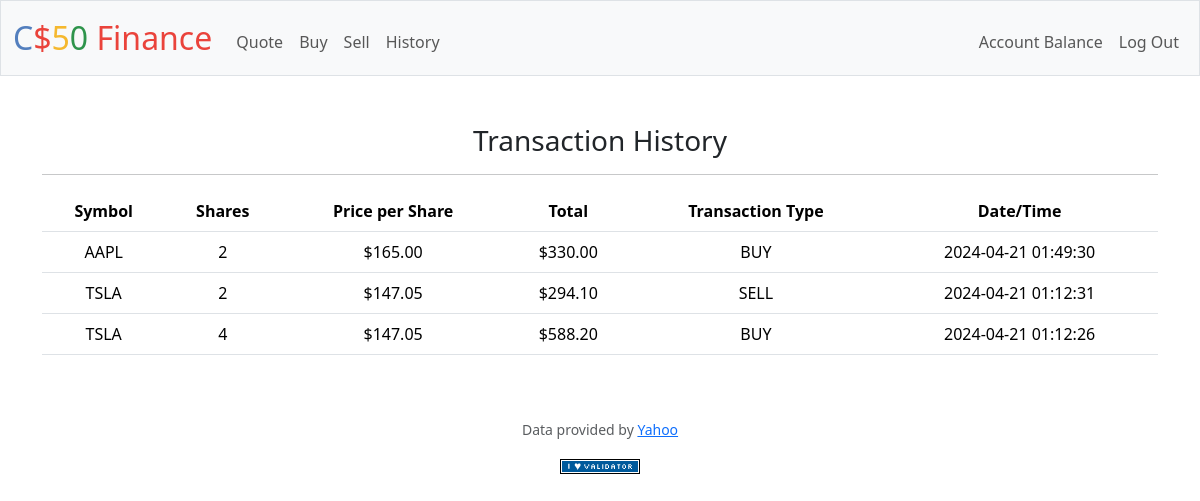
Page /history (signed in) on the earlier database version.
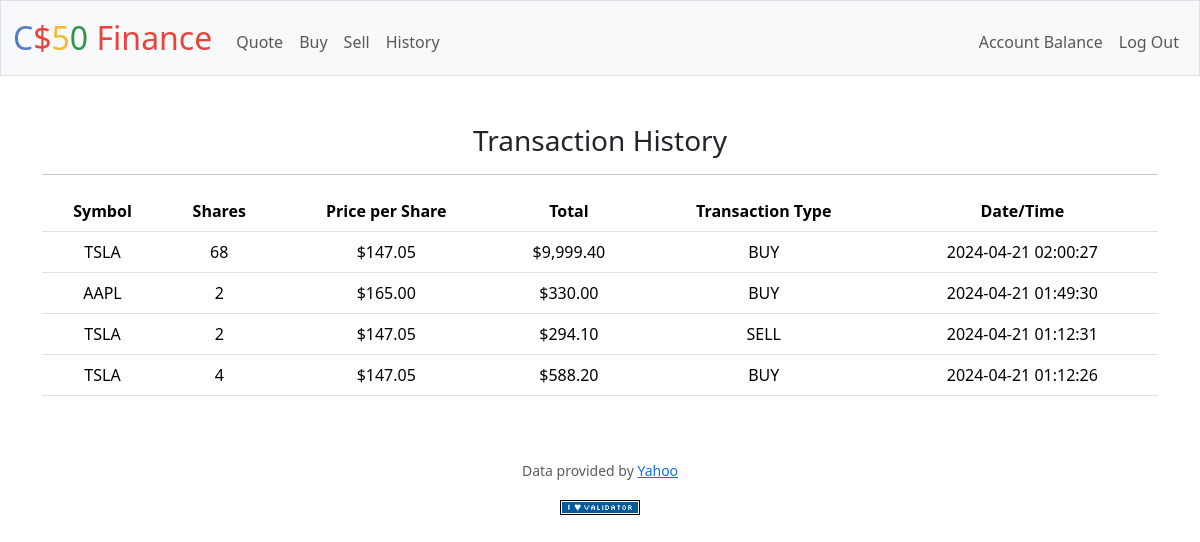
Same page on the later database version.
### tables this page shows
CREATE TABLE history (id INTEGER NOT NULL, stock TEXT NOT NULL, shares INTEGER NOT NULL, price FLOAT NOT NULL, total FLOAT NOT NULL, type TEXT NOT NULL, dt DATETIME);

### app.py (the view)
@app.route("/history")
@login_required
def history():
    history = db.execute("SELECT * FROM history WHERE id = ? ORDER BY dt DESC", session["user_id"])
    return render_template("history.html", history=history)

### app.py (called while the page is built)
@app.after_request
def after_request(response):
    response.headers["Cache-Control"] = "no-cache, no-store, must-revalidate"
    response.headers["Expires"] = 0
    response.headers["Pragma"] = "no-cache"
    return response

### helpers.py (called while the page is built)
def login_required(f):
    @wraps(f)
    def decorated_function(*args, **kwargs):
        if session.get("user_id") is None:
            return redirect("/login")
        return f(*args, **kwargs)
    return decorated_function

def usd(value):
    return f"${value:,.2f}"

### templates/history.html (shortened to what this page needs)
{% extends "layout.html" %}
{% block main %}
    <h3>Transaction History</h3>
    <hr>
    <table class="table">
        <thead class="thead-dark">
            <tr>
                <th scope="col">Symbol</th>
                <th scope="col">Shares</th>
                <th scope="col">Price per Share</th>
                <th scope="col">Total</th>
                <th scope="col">Transaction Type</th>
                <th scope="col">Date/Time</th>
            </tr>
        </thead>
        {% for row in history %}
        <tr>
                <td>{{ row["stock"]}}</td>
                <td>{{ row["shares"]}}</td>
                <td>{{ row["price"] | usd}}</td>
                <td>{{ row["total"] | usd}}</td>
                <td>{{ row["type"]}}</td>
                <td>{{ row["dt"]}}</td>
        </tr>
        {% endfor %}
    </table>
{% endblock %}

### templates/layout.html (shortened to what this page needs)
<!DOCTYPE html>
<html lang="en">
    <head>
        <link href="https://cdn.jsdelivr.net/npm/bootstrap@5.3.3/dist/css/bootstrap.min.css" rel="stylesheet">
        <link href="/static/styles.css" rel="stylesheet">
    </head>
    <body>
        <nav class="bg-light border navbar navbar-expand-md navbar-light">
            <div class="container-fluid">
                <a class="navbar-brand" href="/"><span class="blue">C</span><span class="red">$</span><span class="yellow">5</span><span class="green">0</span> <span class="red">Finance</span></a>
                <div class="collapse navbar-collapse" id="navbar">
                    {% if session["user_id"] %}
                        <ul class="navbar-nav me-auto mt-2">
                            <li class="nav-item"><a class="nav-link" href="/quote">Quote</a></li>
                            <li class="nav-item"><a class="nav-link" href="/buy">Buy</a></li>
                            <li class="nav-item"><a class="nav-link" href="/sell">Sell</a></li>
                            <li class="nav-item"><a class="nav-link" href="/history">History</a></li>
                        </ul>
                        <ul class="navbar-nav ms-auto mt-2">
                            <li class="nav-item"><a class="nav-link" href="/cash">Account Balance</a></li>
                            <li class="nav-item"><a class="nav-link" href="/logout">Log Out</a></li>
                        </ul>
                    {% else %}
                        <ul class="navbar-nav ms-auto mt-2">
                            <li class="nav-item"><a class="nav-link" href="/register">Register</a></li>
                            <li class="nav-item"><a class="nav-link" href="/login">Log In</a></li>
                        </ul>
                    {% endif %}
                </div>
            </div>
        </nav>
        <main class="container py-5 text-center">
            {% block main %}{% endblock %}
        </main>
        <footer class="mb-5">
            <p class="mb-3 small text-center text-muted">
                Data provided by <a href="https://finance.yahoo.com/">Yahoo</a>
            </p>
            <form action="https://validator.w3.org/check" class="text-center" enctype="multipart/form-data" method="post" target="_blank">
                <input alt="Validate" src="/static/I_heart_validator.png" type="image">
            </form>
        </footer>
    </body>
</html>

### static/styles.css (style rules this page uses)
nav .navbar-brand { font-size: xx-large; }
nav .navbar-brand .blue { color: #537fbe; }
nav .navbar-brand .red { color: #ea433b; }
nav .navbar-brand .yellow { color: #f5b82e; }
nav .navbar-brand .green { color: #2e944b; }

Differences in the rows shown:
added history: stock "TSLA", shares "68", price "$147.05", total "$9,999.40", type "BUY", dt "2024-04-21 02:00:27"
